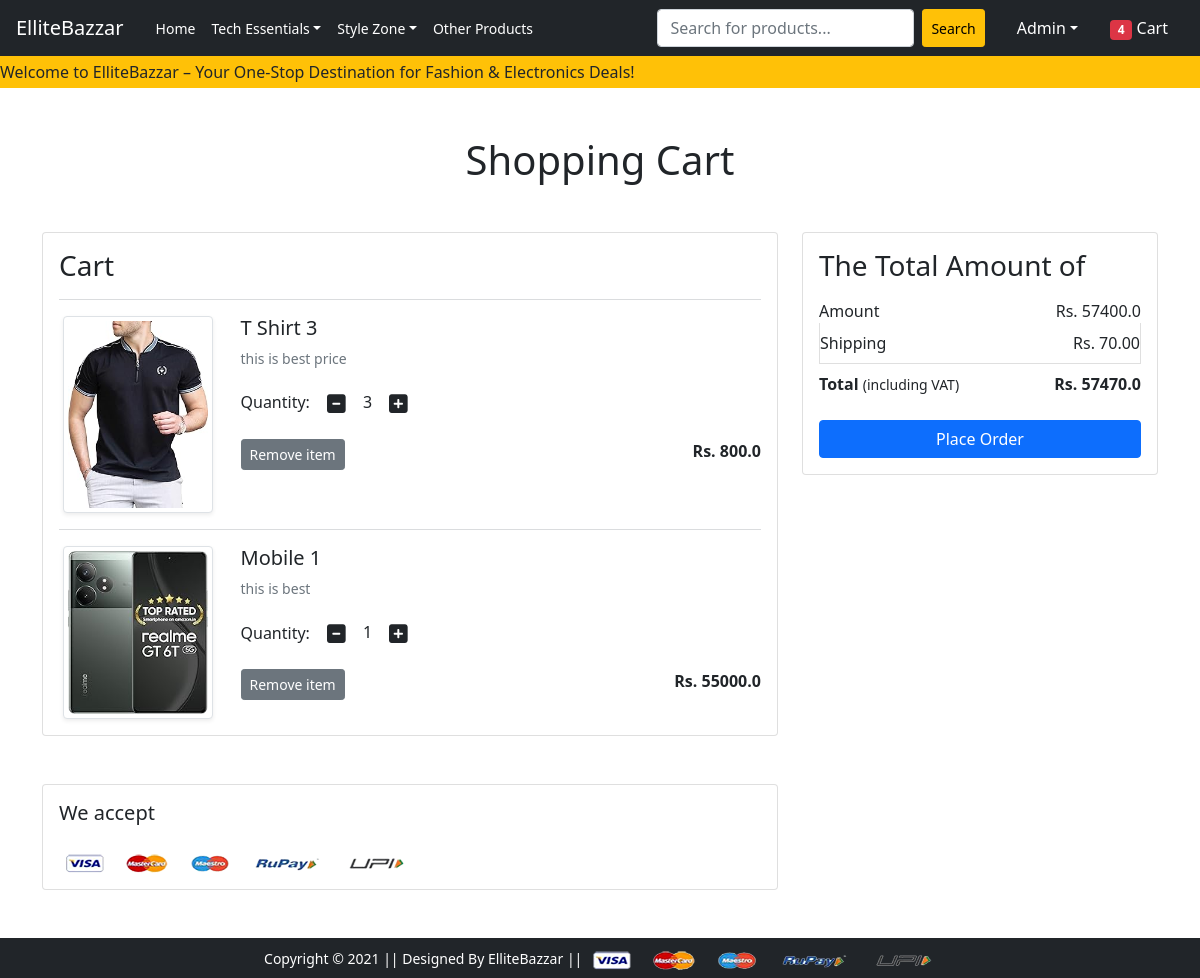
The app's page /cart/ (signed in), older data.
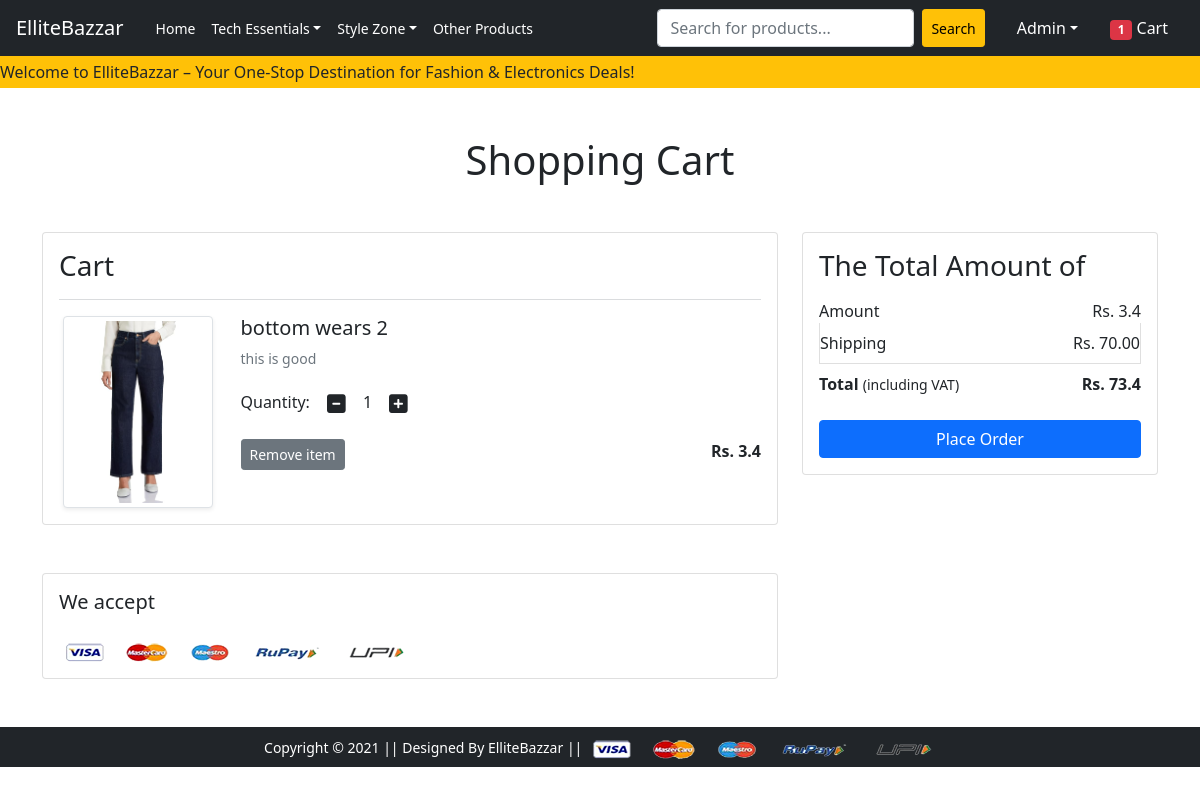
The same page, newer data.
### app/models.py (models this page shows, shortened)
class Cart(models.Model):
     user= models.ForeignKey(User,on_delete=models.CASCADE)
     product=models.ForeignKey(Product,on_delete=models.CASCADE)
     quantity = models.PositiveIntegerField(default=1)
     def __str__(self):
          return str(self.id)

class Product(models.Model):
     title= models.CharField(max_length=100)
     selling_price= models.FloatField()
     discounted_price=models.FloatField()
     description = models.TextField()
     brand= models.CharField(max_length=100)
     category=models.CharField(choices=CATEGORY_CHOICES,max_length=18)
     product_image = models.ImageField(upload_to='productimg')

### app/views.py (the view)
# urls.py: path('cart/', views.show_cart, name='showcart'),
@login_required
def show_cart(request):
    user= request.user
    carts = Cart.objects.filter(user=user)
    print(carts)
    amount=0.0
    shipping_amount = 70.0
    total_amount = 0.0
    cart_product=[p for p in Cart.objects.all() if p.user==user]
    print(cart_product)
    if cart_product:
      for p in cart_product:
        tempamount=(p.quantity * p.product.discounted_price)
        amount+=tempamount;
        total_amount=amount + shipping_amount
    print("Total amount",amount,total_amount)
    return render(request,'app/addtocart.html',{'carts':carts,'totalamount':total_amount,'amount':amount})

### app/context_processors.py (called while the page is built)
def cart_total(request):
    if request.user.is_authenticated:
        totalitem = Cart.objects.filter(user=request.user).aggregate(total_quantity=Sum('quantity'))['total_quantity'] or 0
        print("here total item is: ", totalitem)
    else:
        totalitem = 0
    return {'totalitems': totalitem}

### app/templates/app/addtocart.html (shortened to what this page needs)
{% extends 'app/base.html' %}
{% load static %}
{% block main-content %}
<div class="container my-5">
 <div class="row">
  <h1 class="text-center mb-5">Shopping Cart</h1>
  <div class="col-sm-8">
  <div class="card">
   <div class="card-body">
    <h3>Cart</h3>
    {% for cart in carts %}
  <hr class="text-muted">
    <div class="row">
     <div class="col-sm-3 text-center align-self-center">
      <img src="{{cart.product.product_image.url}}" alt="" srcset="" class="img-fluid img-thumbnail shadow-sm" height="150" width="150"> </div>
     <div class="col-sm-9">
      <div>
       <h5>{{cart.product.title}}</h5>
       <p class="mb-2 text-muted small">{{cart.product.description}}</p>
       <div class="my-3">
        <label for="quantity">Quantity: </label>
        <a class="minus-cart btn" pid="{{cart.product.id}}">
          <i class="fas fa-minus-square fa-lg"></i></a>
          <span id="quantity">{{cart.quantity}}</span>
        <a class="plus-cart btn" pid="{{cart.product.id}}"><i class="fas fa-plus-square fa-lg"></i></a>
       </div>
       <div class="d-flex justify-content-between">
        <a href="#" class="remove-cart btn btn-sm btn-secondary mr-3" pid="{{cart.product.id}}">Remove item </a>
        <p class="mb-0"><span><strong>Rs. {{cart.product.discounted_price}}</strong></span></p>
       </div>
      </div>
     </div>
    </div>
    {% endfor %}
   </div>
   </div>
  </div>
  <div class="col-sm-4">
   <div class="card">
    <div class="card-body">
      <h3>The Total Amount of</h3>
      <ul class="list-group">
       <li class="list-group-item d-flex justify-content-between align-items-center border-0 px-0 pb-0">
        Amount<span>Rs. <span id="amount">{{amount}}</span></span></li>
       <li class="list-group-item d-flex justify-content-between align-items-center px-0">
        Shipping<span>Rs. 70.00</span></li>
       <li class="list-group-item d-flex justify-content-between align-items-center border-0 px-0 mb-3">
        <div>
           <strong>Total</strong> <small>(including VAT)</small>
         </div>
         <span><strong>Rs. <strong id="totalamount"> {{totalamount}}</strong></strong></span>
       </li>
      </ul>
      <div class="d-grid"><a href="{% url 'checkout' %}" class="btn btn-primary">Place Order</a></div>
    </div>
   </div>
  </div>
 </div>
</div>
<div class="container">
 <div class="row">
  <div class="col-sm-8">
   <div class="card">
    <div class="card-body">
      <h5 class="mb-4">We accept</h5>
      <img src="{% static 'app/images/payment.png' %}" alt="" class="img-fluid">
    </div>
  </div>
  </div>
 </div>
</div>
{% endblock main-content %}

### app/templates/app/base.html (shortened to what this page needs)
<!doctype html>
{% load static %}
<html lang="en">
  <head>
    <link rel="stylesheet" href="https://cdnjs.cloudflare.com/ajax/libs/animate.css/4.1.1/animate.min.css"/>
    <link href="https://cdn.jsdelivr.net/npm/bootstrap@5.0.0-beta1/dist/css/bootstrap.min.css" rel="stylesheet">
    <link rel="stylesheet" href="{% static 'app/css/owl.carousel.min.css' %}">
    <link rel="stylesheet" href="{% static 'app/css/all.min.css' %}">
    <link rel="stylesheet" href="{% static 'app/css/style.css' %}">
  </head>
  <body>
    <nav class="navbar navbar-expand-lg navbar-dark bg-dark px-0">
      <div class="container-fluid px-3">
        <a class="navbar-brand me-4" href="/">ElliteBazzar</a>
        <div class="collapse navbar-collapse justify-content-between" id="navbarSupportedContent">
          <ul class="navbar-nav me-auto mb-2 mb-lg-0">
            <li class="nav-item">
              <a class="nav-link active small" aria-current="page" href="/">Home</a>
            </li>
            <li class="nav-item dropdown">
              <a class="nav-link small dropdown-toggle text-white" href="#" id="electronicsDropdown" role="button"
                data-bs-toggle="dropdown" aria-expanded="false">Tech Essentials</a>
            </li>
            <li class="nav-item dropdown">
              <a class="nav-link small dropdown-toggle text-white" href="#" id="fashionDropdown" role="button"
                data-bs-toggle="dropdown" aria-expanded="false">Style Zone</a>
            </li>
            <li class="nav-item">
              <a class="nav-link active small" href="{% url 'other' %}">Other Products</a>
            </li>
          </ul>
          <form class="d-flex me-3" action="{% url 'search_product' %}" method="GET">
            <input class="form-control me-2" name="product_item" value="{{ query }}" type="search"
              placeholder="Search for products..." aria-label="Search">
            <button class="btn btn-warning btn-sm" type="submit">Search</button>
          </form>
          <ul class="navbar-nav mb-2 mb-lg-0">
            {% if request.user.is_authenticated %}
            <li class="nav-item dropdown mx-2">
              <a class="nav-link dropdown-toggle text-white" href="#" id="profileDropdown" role="button"
                data-bs-toggle="dropdown" aria-expanded="false">{{ request.user.username|capfirst }}</a>
            </li>
            <li class="nav-item mx-2">
              <a href="{% url 'showcart' %}" class="nav-link text-white">
                <span class="badge bg-danger" id="cart-count">{{ totalitems }}</span> Cart
              </a>
            </li>
            {% endif %}
          </ul>
        </div>
      </div>
    </nav>
    <div class="bg-warning text-dark py-1">
      <marquee behavior="scroll" direction="left" scrollamount="6">
        Welcome to ElliteBazzar – Your One-Stop Destination for Fashion & Electronics Deals!
      </marquee>
    </div>
    {% block main-content %}{% endblock main-content %}
    <footer class="container-fluid bg-dark text-center p-2 mt-5">
        <small class="text-white">Copyright &copy; 2021 || Designed By ElliteBazzar || </small>
        <img src="{% static 'app/images/payment.png' %}" alt="" srcset="" class="img-fluid" height="2px">
    </footer>
  </body>
</html>

Row changes from the older to the newer data that the page shows:
removed Cart: product.product_image (picture), product "T Shirt 3", product.description "this is best price", quantity "3", product.discounted_price "800.0"
removed Cart: product.product_image (picture), product "Mobile 1", product.description "this is best", quantity "1", product.discounted_price "55000.0"
added Cart: product.product_image (picture), product "bottom wears 2", product.description "this is good", quantity "1", product.discounted_price "3.4"
Text that changed along with them:
{{ totalitems }}: "4" → "1"
{{ amount }}: "57400.0" → "3.4"
{{ totalamount }}: "57470.0" → "73.4"
